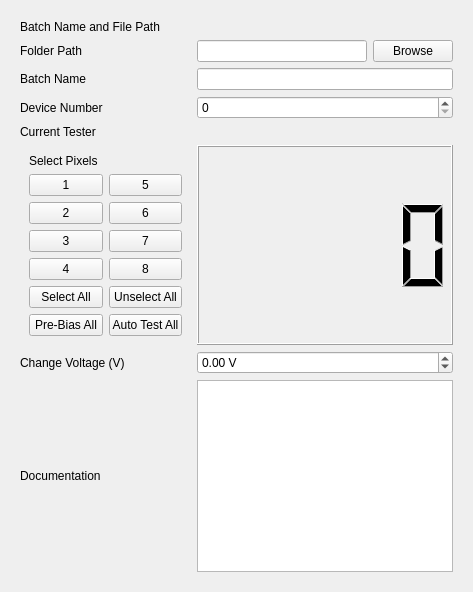
      <widget class="QWidget" name="setup_widget">
       <attribute name="title">
        <string>Setup</string>
       </attribute>
       <layout class="QGridLayout" name="gridLayout_5">
        <item row="2" column="0">
         <widget class="QWidget" name="setup_sub_widget" native="true">
          <layout class="QGridLayout" name="gridLayout_7">
           <item row="4" column="0">
            <widget class="QLabel" name="sw_header2_label">
             <property name="styleSheet">
              <string notr="true">font: 63 bold 10pt &quot;Segoe UI&quot;;</string>
             </property>
             <property name="text">
              <string>Current Tester</string>
             </property>
            </widget>
           </item>
           <item row="1" column="1">
            <layout class="QHBoxLayout" name="sw_folder_path_horizontalLayout">
             <item>
              <widget class="QLineEdit" name="sw_folder_path_lineEdit">
               <property name="readOnly">
                <bool>false</bool>
               </property>
              </widget>
             </item>
             <item>
              <widget class="QPushButton" name="sw_browse_pushButton">
               <property name="sizePolicy">
                <sizepolicy hsizetype="Minimum" vsizetype="Fixed">
                 <horstretch>0</horstretch>
                 <verstretch>0</verstretch>
                </sizepolicy>
               </property>
               <property name="minimumSize">
                <size>
                 <width>60</width>
                 <height>0</height>
                </size>
               </property>
               <property name="text">
                <string>Browse</string>
               </property>
              </widget>
             </item>
            </layout>
           </item>
           <item row="8" column="1">
            <widget class="QDoubleSpinBox" name="sw_ct_voltage_spinBox">
             <property name="suffix">
              <string> V</string>
             </property>
             <property name="minimum">
              <double>-5.000000000000000</double>
             </property>
             <property name="maximum">
              <double>15.000000000000000</double>
             </property>
             <property name="singleStep">
              <double>0.100000000000000</double>
             </property>
            </widget>
           </item>
           <item row="2" column="0">
            <widget class="QLabel" name="sw_batch_name_label">
             <property name="text">
              <string>Batch Name</string>
             </property>
            </widget>
           </item>
           <item row="3" column="0">
            <widget class="QLabel" name="sw_device_number_label">
             <property name="text">
              <string>Device Number</string>
             </property>
            </widget>
           </item>
           <item row="3" column="1">
            <widget class="QSpinBox" name="sw_device_number_spinBox"/>
           </item>
           <item row="12" column="1">
            <widget class="QTextEdit" name="sw_documentation_textEdit"/>
           </item>
           <item row="0" column="0">
            <widget class="QLabel" name="sw_header1_label">
             <property name="toolTip">
              <string>&lt;html&gt;&lt;head/&gt;&lt;body&gt;&lt;p&gt;The file name the data is saved in in the end will be in the format yyyy-mm-dd_&amp;lt;batch-name&amp;gt;_d&amp;lt;device-number&amp;gt;_p&amp;lt;pixel-number&amp;gt;.csv.&lt;/p&gt;&lt;/body&gt;&lt;/html&gt;</string>
             </property>
             <property name="styleSheet">
              <string notr="true">font: 63 bold 10pt &quot;Segoe UI&quot;;</string>
             </property>
             <property name="text">
              <string>Batch Name and File Path</string>
             </property>
            </widget>
           </item>
           <item row="5" column="0">
            <widget class="QWidget" name="sw_select_pixel_widget" native="true">
             <property name="sizePolicy">
              <sizepolicy hsizetype="Fixed" vsizetype="Fixed">
               <horstretch>0</horstretch>
               <verstretch>0</verstretch>
              </sizepolicy>
             </property>
             <property name="minimumSize">
              <size>
               <width>100</width>
               <height>0</height>
              </size>
             </property>
             <property name="maximumSize">
              <size>
               <width>171</width>
               <height>200</height>
              </size>
             </property>
             <layout class="QGridLayout" name="gridLayout_6">
              <item row="0" column="0">
               <widget class="QLabel" name="sw_pixel_label">
                <property name="styleSheet">
                 <string notr="true">font: 63 bold 10pt &quot;Segoe UI&quot;;</string>
                </property>
                <property name="text">
                 <string>Select Pixels</string>
                </property>
               </widget>
              </item>
              <item row="4" column="0">
               <widget class="QPushButton" name="sw_pixel2_pushButton">
                <property name="text">
                 <string>2</string>
                </property>
                <property name="checkable">
                 <bool>true</bool>
                </property>
                <property name="checked">
                 <bool>false</bool>
                </property>
               </widget>
              </item>
              <item row="2" column="0">
               <widget class="QPushButton" name="sw_pixel1_pushButton">
                <property name="sizePolicy">
                 <sizepolicy hsizetype="Minimum" vsizetype="Minimum">
                  <horstretch>0</horstretch>
                  <verstretch>0</verstretch>
                 </sizepolicy>
                </property>
                <property name="minimumSize">
                 <size>
                  <width>0</width>
                  <height>0</height>
                 </size>
                </property>
                <property name="text">
                 <string>1</string>
                </property>
                <property name="checkable">
                 <bool>true</bool>
                </property>
                <property name="checked">
                 <bool>false</bool>
                </property>
                <property name="autoRepeat">
                 <bool>false</bool>
                </property>
               </widget>
              </item>
              <item row="5" column="0">
               <widget class="QPushButton" name="sw_pixel3_pushButton">
                <property name="text">
                 <string>3</string>
                </property>
                <property name="checkable">
                 <bool>true</bool>
                </property>
                <property name="checked">
                 <bool>false</bool>
                </property>
               </widget>
              </item>
              <item row="8" column="0">
               <widget class="QPushButton" name="sw_select_all_pushButton">
                <property name="text">
                 <string>Select All</string>
                </property>
               </widget>
              </item>
              <item row="8" column="1">
               <widget class="QPushButton" name="sw_unselect_all_push_button">
                <property name="text">
                 <string>Unselect All</string>
                </property>
               </widget>
              </item>
              <item row="6" column="0">
               <widget class="QPushButton" name="sw_pixel4_pushButton">
                <property name="text">
                 <string>4</string>
                </property>
                <property name="checkable">
                 <bool>true</bool>
                </property>
                <property name="checked">
                 <bool>false</bool>
                </property>
               </widget>
              </item>
              <item row="9" column="0">
               <widget class="QPushButton" name="sw_prebias_pushButton">
                <property name="text">
                 <string>Pre-Bias All</string>
                </property>
               </widget>
              </item>
              <item row="9" column="1">
               <widget class="QPushButton" name="sw_auto_test_pushButton">
                <property name="text">
                 <string>Auto Test All</string>
                </property>
               </widget>
              </item>
              <item row="6" column="1">
               <widget class="QPushButton" name="sw_pixel8_pushButton">
                <property name="text">
                 <string>8</string>
                </property>
                <property name="checkable">
                 <bool>true</bool>
                </property>
                <property name="checked">
                 <bool>false</bool>
                </property>
               </widget>
              </item>
              <item row="5" column="1">
               <widget class="QPushButton" name="sw_pixel7_pushButton">
                <property name="text">
                 <string>7</string>
                </property>
                <property name="checkable">
                 <bool>true</bool>
                </property>
                <property name="checked">
                 <bool>false</bool>
                </property>
               </widget>
              </item>
              <item row="4" column="1">
               <widget class="QPushButton" name="sw_pixel6_pushButton">
                <property name="layoutDirection">
                 <enum>Qt::LeftToRight</enum>
                </property>
                <property name="text">
                 <string>6</string>
                </property>
                <property name="checkable">
                 <bool>true</bool>
                </property>
                <property name="checked">
                 <bool>false</bool>
                </property>
               </widget>
              </item>
              <item row="2" column="1">
               <widget class="QPushButton" name="sw_pixel5_pushButton">
                <property name="text">
                 <string>5</string>
                </property>
                <property name="checkable">
                 <bool>true</bool>
                </property>
                <property name="checked">
                 <bool>false</bool>
                </property>
               </widget>
              </item>
             </layout>
            </widget>
           </item>
           <item row="8" column="0">
            <widget class="QLabel" name="sw_change_voltage_label">
             <property name="text">
              <string>Change Voltage (V)</string>
             </property>
            </widget>
           </item>
           <item row="5" column="1">
            <widget class="QLCDNumber" name="sw_current_lcdNumber">
             <property name="sizePolicy">
              <sizepolicy hsizetype="Expanding" vsizetype="Expanding">
               <horstretch>0</horstretch>
               <verstretch>0</verstretch>
              </sizepolicy>
             </property>
             <property name="autoFillBackground">
              <bool>false</bool>
             </property>
             <property name="smallDecimalPoint">
              <bool>false</bool>
             </property>
            </widget>
           </item>
           <item row="2" column="1">
            <widget class="QLineEdit" name="sw_batch_name_lineEdit"/>
           </item>
           <item row="12" column="0">
            <widget class="QLabel" name="sw_documentation_label">
             <property name="toolTip">
              <string>&lt;html&gt;&lt;head/&gt;&lt;body&gt;&lt;p&gt;Please write here any comments to the measurement of your batch. The comments will be saved as .md file within your selected file path. If there are any issues with the measurement setup or the software document it in a seperate line starting with [!] to ensure easy debugging.&lt;/p&gt;&lt;/body&gt;&lt;/html&gt;</string>
             </property>
             <property name="styleSheet">
              <string notr="true">font: 63 bold 10pt &quot;Segoe UI&quot;;</string>
             </property>
             <property name="text">
              <string>Documentation</string>
             </property>
            </widget>
           </item>
           <item row="1" column="0">
            <widget class="QLabel" name="sw_folder_path_label">
             <property name="text">
              <string>Folder Path</string>
             </property>
            </widget>
           </item>
          </layout>
         </widget>
        </item>
       </layout>
      </widget>
